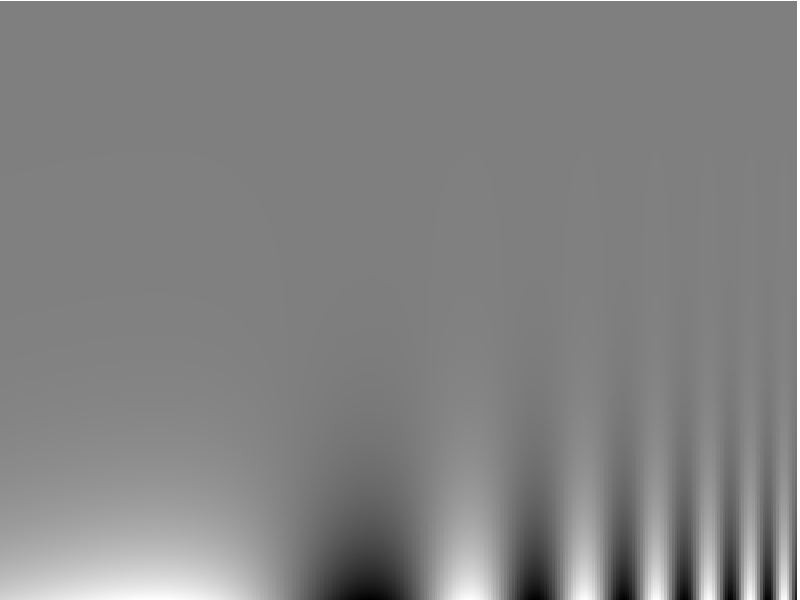

Reproduce this figure in MATLAB.
function img=cs_gratings(ppd,lowsf,highsf,n_xpixels,n_ypixels)
%CS_GRATINGS shows an image of gratings with a range of contrasts and sf's
%
%   IMG=CS_GRATINGS(PPD,LOWSF,HIGHSF,N_XPIXELS,N_YPIXELS)
%      PPD= pixels per degree
%      LOWSF = lowest spatial frequency (cpd) to show
%      HIGHSF = hight spatial frequency (cpd) to show
%  
% 2003, Alexander Heimel (heimel@brandeis.edu)

if nargin<5
  n_ypixels=800;
end
if nargin<4
  n_xpixels=300;
end
if nargin<3
  highsf=3;
end
if nargin<2
  lowsf=0.05;
end
if nargin<1
  % laptop settings:
  % 1024 pixels in 27 cm at 50 cm viewing distance
  ppd=1024 / 27 * 2 * pi * 50 /360;
end

lowcontrast=10^-4;

x=(1:n_xpixels);
%sfx=logspace(log10(lowsf/ppd) ,log10(highsf/ppd),n_xpixels);
% sf in cycles/pixel
%imx=sin( x .* sfx * 2*pi );
imx=sin( 2*pi*n_xpixels * lowsf/ppd / log(highsf/lowsf) * ...
	 exp( x/n_xpixels*log(highsf/lowsf)));
% correction factor in sine to compensate for the fact that the
% changing sf frequency has an extra effect on the sf of the sine


sfimg=imx(ones(1,n_ypixels),:);
cont=logspace(log10(lowcontrast),0,n_ypixels);
contimg=cont(ones(1,n_xpixels),:)';

img=contimg.*sfimg;

%close all

colormap(gray(2000));
img=floor(2000*(0.5*img+0.5));
image(img)
set(gcf,'Units','pixels');
%set(gcf,'Position',[0 0 n_xpixels n_ypixels]);
pos=get(gcf,'Position');
center=round([pos(1)+pos(3) pos(2)+pos(4)]/2);
set(gcf,'Position',[10 40 ...
		    n_xpixels n_ypixels]);

set(gca,'Units','pixels');
pos=get(gca,'Position');
set(gca,'Position',[0 0 n_xpixels n_ypixels]);
pos=get(gca,'Position');
hold on
axis off


return
